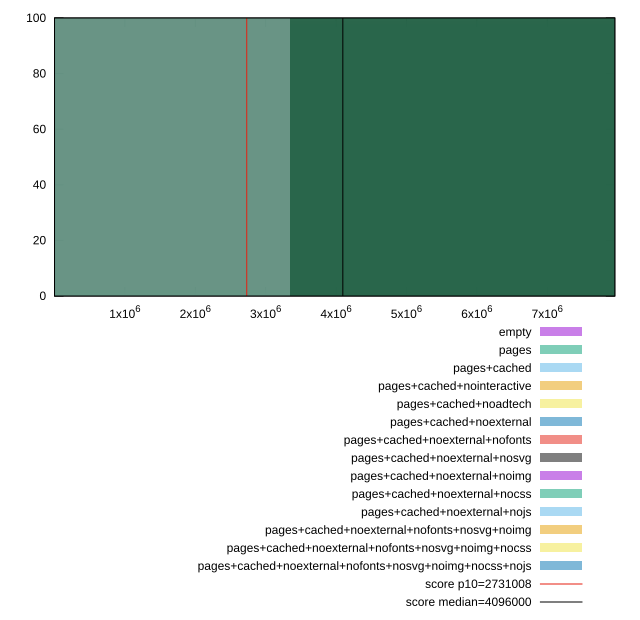

The gnuplot source for this figure:
reset

$empty <<EOF
0 100
EOF

$pages <<EOF
0 2
6695941.957461235 98
EOF

$pagesCached <<EOF
0 1
6695941.957461235 99
EOF

$pagesCachedNointeractive <<EOF
6695941.957461235 100
EOF

$pagesCachedNoadtech <<EOF
6695941.957461235 100
EOF

$pagesCachedNoexternal <<EOF
6695941.957461235 100
EOF

$pagesCachedNoexternalNofonts <<EOF
6695941.957461235 100
EOF

$pagesCachedNoexternalNosvg <<EOF
6695941.957461235 100
EOF

$pagesCachedNoexternalNoimg <<EOF
0 100
EOF

$pagesCachedNoexternalNocss <<EOF
6695941.957461235 100
EOF

$pagesCachedNoexternalNojs <<EOF
0 100
EOF

$pagesCachedNoexternalNofontsNosvgNoimg <<EOF
0 100
EOF

$pagesCachedNoexternalNofontsNosvgNoimgNocss <<EOF
0 100
EOF

$pagesCachedNoexternalNofontsNosvgNoimgNocssNojs <<EOF
0 100
EOF

set key outside below
set boxwidth 6695941.957461235
set xrange [292:7959908]
set yrange [0:100]
set trange [0:100]
set style fill transparent solid 0.5 noborder

set parametric
set terminal svg size 640, 620 enhanced background rgb 'white'
set output "report_00008_2021-01-22T20:58:29.167/total-byte-weight/comparison/histogram/all_raw.svg"

plot $empty title "empty" with boxes, \
     $pages title "pages" with boxes, \
     $pagesCached title "pages+cached" with boxes, \
     $pagesCachedNointeractive title "pages+cached+nointeractive" with boxes, \
     $pagesCachedNoadtech title "pages+cached+noadtech" with boxes, \
     $pagesCachedNoexternal title "pages+cached+noexternal" with boxes, \
     $pagesCachedNoexternalNofonts title "pages+cached+noexternal+nofonts" with boxes, \
     $pagesCachedNoexternalNosvg title "pages+cached+noexternal+nosvg" with boxes, \
     $pagesCachedNoexternalNoimg title "pages+cached+noexternal+noimg" with boxes, \
     $pagesCachedNoexternalNocss title "pages+cached+noexternal+nocss" with boxes, \
     $pagesCachedNoexternalNojs title "pages+cached+noexternal+nojs" with boxes, \
     $pagesCachedNoexternalNofontsNosvgNoimg title "pages+cached+noexternal+nofonts+nosvg+noimg" with boxes, \
     $pagesCachedNoexternalNofontsNosvgNoimgNocss title "pages+cached+noexternal+nofonts+nosvg+noimg+nocss" with boxes, \
     $pagesCachedNoexternalNofontsNosvgNoimgNocssNojs title "pages+cached+noexternal+nofonts+nosvg+noimg+nocss+nojs" with boxes, \
     2731008,t title "score p10=2731008", \
     4096000,t title "score median=4096000"

reset
